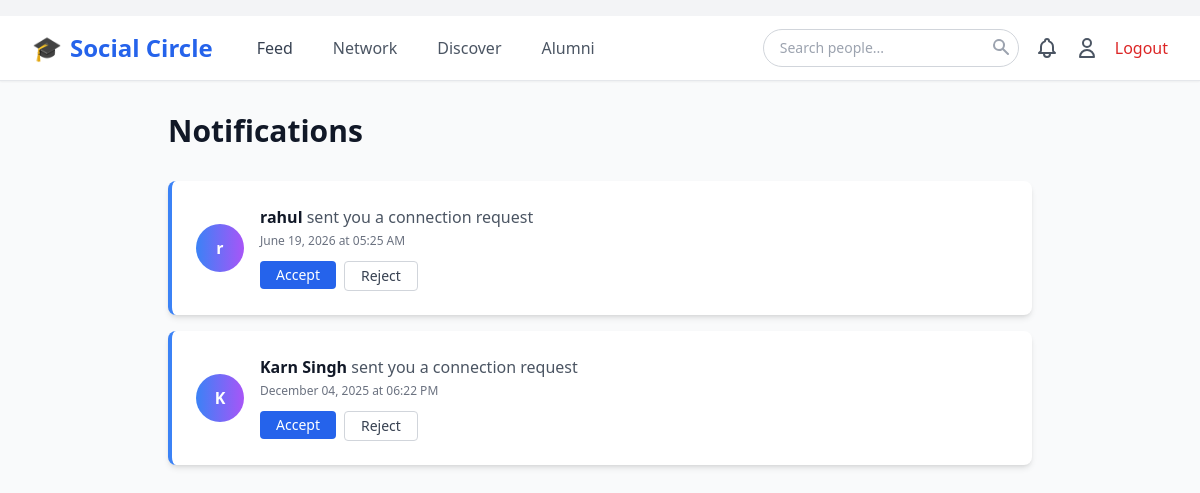
Screenshot of /social/notifications (signed in) with the database file from the repository.
### app.py (models this page shows, shortened)
class Connection(db.Model):
    __tablename__ = 'connection'
    id = db.Column(db.Integer, primary_key=True)
    requester_id = db.Column(db.String(20), nullable=False)  # Who sent the request
    requester_type = db.Column(db.String(20), nullable=False)
    receiver_id = db.Column(db.String(20), nullable=False)  # Who received the request
    receiver_type = db.Column(db.String(20), nullable=False)
    status = db.Column(db.String(20), default='pending')  # pending, accepted, rejected
    message = db.Column(db.Text)  # Optional connection message
    requested_at = db.Column(db.DateTime, default=lambda: datetime.now(timezone.utc))
    responded_at = db.Column(db.DateTime)
    __table_args__ = (
        db.UniqueConstraint('requester_id', 'receiver_id', name='unique_connection'),
    )

class Alumni(db.Model):
    __tablename__ = 'alumni'
    id = db.Column(db.Integer, primary_key=True)
    alumni_id = db.Column(db.String(20), unique=True)
    name = db.Column(db.String(100), nullable=False)
    email = db.Column(db.String(120), unique=True, nullable=False)
    password_hash = db.Column(db.String(128), nullable=False)
    graduation_year = db.Column(db.Integer, nullable=False)
    degree = db.Column(db.String(100))
    major = db.Column(db.String(100))
    current_company = db.Column(db.String(200))
    current_position = db.Column(db.String(200))
    phone = db.Column(db.String(15))
    joined_at = db.Column(db.DateTime, default=lambda: datetime.now(timezone.utc))

class Student(db.Model):
    __tablename__ = 'student'
    id = db.Column(db.Integer, primary_key=True)
    student_id = db.Column(db.String(20), unique=True)
    name = db.Column(db.String(100), nullable=False)
    email = db.Column(db.String(120), unique=True, nullable=False)
    password_hash = db.Column(db.String(128), nullable=False)
    age = db.Column(db.Integer, nullable=False)
    gender = db.Column(db.String(20), nullable=False)
    contact_info = db.Column(db.String(15), nullable=False)
    parent_name = db.Column(db.String(100), nullable=False)
    parent_phone = db.Column(db.String(15))
    date_join = db.Column(db.Date, nullable=False, default=date.today)
    class_id = db.Column(db.String(20), db.ForeignKey('classes.class_id'))
    attendances = db.relationship('Attendance', backref='student', lazy=True)
    marks = db.relationship('Marks', backref='student', lazy=True)
    submissions = db.relationship('Submission', backref='student', lazy=True)

### app.py (the view, shortened to what this page needs)
@app.route('/social/notifications')
@social_login_required
def social_notifications():
    current = get_current_user()
    connection_requests = Connection.query.filter_by(
        receiver_id=current['id'],
        status='pending'
    ).order_by(Connection.requested_at.desc()).all()
    notifications = []
    for req in connection_requests:
        user_info = get_user_info(req.requester_id, req.requester_type)
        notifications.append({
            'type': 'connection_request',
            'user': user_info,
            'user_type': req.requester_type,
            'connection': req,
            'time': req.requested_at
        })
    my_profile = get_user_profile(current['id'], current['type'])
    recent_endorsements = []
    recent_endorsements.sort(key=lambda x: x['time'], reverse=True)
    notifications.extend(recent_endorsements[:10])
    notifications.sort(key=lambda x: x['time'], reverse=True)
    return render_template('social_notifications.html',
                         current_user=current,
                         notifications=notifications)

### app.py (called while the page is built)
@app.context_processor
def inject_date():
    return dict(date=date, datetime=datetime)

def get_user_info(user_id, user_type):
    if user_type == 'student':
        user = Student.query.filter_by(student_id=user_id).first()
        return {'name': user.name, 'email': user.email, 'id': user.student_id} if user else None
    elif user_type == 'teacher':
        user = Teacher.query.filter_by(teacher_id=user_id).first()
        return {'name': user.name, 'email': user.email, 'id': user.teacher_id} if user else None
    elif user_type == 'alumni':
        user = Alumni.query.filter_by(alumni_id=user_id).first()
        return {'name': user.name, 'email': user.email, 'id': user.alumni_id} if user else None
    return None

def get_user_profile(user_id, user_type):
    profile = UserProfile.query.filter_by(user_id=user_id, user_type=user_type).first()
    if not profile:
        profile = UserProfile(user_id=user_id, user_type=user_type)
        db.session.add(profile)
        db.session.commit()
    return profile

def get_current_user():
    user_type = session.get('user_type')
    if user_type == 'student':
        user = Student.query.get(session.get('student_id'))
        return {'id': user.student_id, 'type': 'student', 'name': user.name, 'email': user.email} if user else None
    elif user_type == 'teacher':
        user = Teacher.query.filter_by(teacher_id=session.get('teacher_id')).first()
        return {'id': user.teacher_id, 'type': 'teacher', 'name': user.name, 'email': user.email} if user else None
    elif user_type == 'alumni':
        user = Alumni.query.filter_by(alumni_id=session.get('alumni_id')).first()
        return {'id': user.alumni_id, 'type': 'alumni', 'name': user.name, 'email': user.email} if user else None
    return None

def social_login_required(f):
    @wraps(f)
    def decorated_function(*args, **kwargs):
        if 'user_type' not in session:
            flash('Please login first', 'error')
            return redirect(url_for('home'))
        return f(*args, **kwargs)
    return decorated_function

### templates/social_notifications.html (shortened to what this page needs)
{% extends "base_social.html" %}
{% block content %}
<div class="min-h-screen bg-gray-50">
    {% include 'social_nav.html' %}
    <div class="max-w-4xl mx-auto px-4 py-8">
        <h1 class="font-bold text-3xl text-gray-900 mb-8">Notifications</h1>
        {% if notifications %}
        <div class="space-y-4">
            {% for notif in notifications %}
            <div class="bg-white rounded-lg shadow-md p-6 border-l-4 {% if notif.type == 'connection_request' %}border-blue-500{% elif notif.type == 'skill_endorsement' %}border-green-500{% else %}border-gray-300{% endif %}">
                <div class="flex items-center space-x-4">
                    <div class="w-12 h-12 rounded-full bg-gradient-to-r from-blue-500 to-purple-500 flex items-center justify-center text-white font-bold flex-shrink-0">
                        {{ notif.user.name[0] }}
                    </div>
                    <div class="flex-1">
                        {% if notif.type == 'connection_request' %}
                        <p class="text-gray-900">
                            <a href="{{ url_for('view_profile', user_type=notif.user_type, user_id=notif.user.id) }}" class="font-bold hover:text-blue-600">
                                {{ notif.user.name }}
                            </a>
                            <span class="text-gray-600">sent you a connection request</span>
                        </p>
                        <p class="text-xs text-gray-500 mt-1">{{ notif.time.strftime('%B %d, %Y at %I:%M %p') }}</p>
                        <div class="flex space-x-2 mt-3">
                            <form method="POST" action="{{ url_for('accept_connection', connection_id=notif.connection.id) }}" style="display:inline;">
                                <button type="submit" class="px-4 py-1 bg-blue-600 text-white rounded text-sm hover:bg-blue-700">
                                    Accept
                                </button>
                            </form>
                            <form method="POST" action="{{ url_for('reject_connection', connection_id=notif.connection.id) }}" style="display:inline;">
                                <button type="submit" class="px-4 py-1 border border-gray-300 text-gray-700 rounded text-sm hover:bg-gray-50">
                                    Reject
                                </button>
                            </form>
                        </div>
                        {% endif %}
                    </div>
                </div>
            </div>
            {% endfor %}
        </div>
        {% else %}
        <div class="bg-white rounded-lg shadow-md p-12 text-center">
            <p class="text-gray-500 text-lg">You're all caught up! No new notifications.</p>
        </div>
        {% endif %}
    </div>
</div>
{% endblock %}

### rows the page displays
Connection: user "r", user.name "rahul", time "June 19, 2026 at 05:25 AM"
Connection: user "K", user.name "Karn Singh", time "December 04, 2025 at 06:22 PM"
